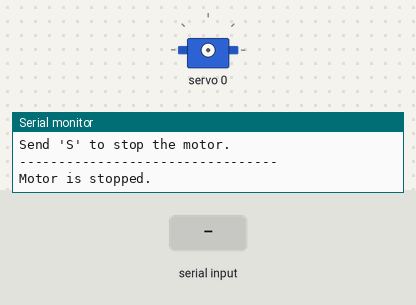
A sketch run on a simulated ESP32. Shown: servo, the last lines printed to the serial monitor. Inputs (shaded band) come from the test bench. Nothing arrives over Bluetooth unless stated.

Above: at 1.2 s.
1.3 s: "a" received over Serial
2.8 s: "b" received over the second serial link
At 3.5 s:
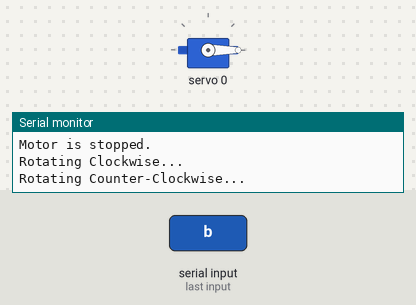
5.8 s: "a" received over the second serial link
At 7.0 s:
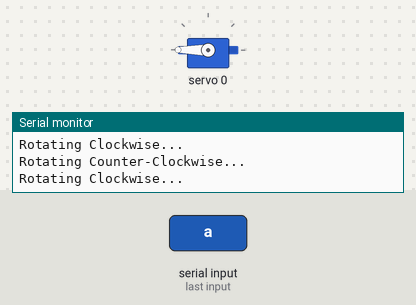
7.3 s: "b" received over Serial
At 8.1 s:
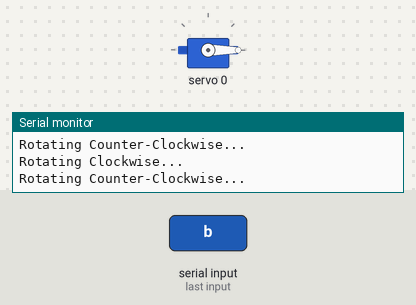
Timing chart, 0 to 9.8 s (numbered marks = the images above; inputs shaded):
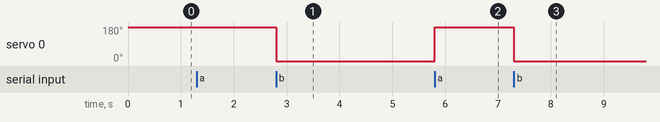

The sketch:

Vic_Ble_ABS.ino
```cpp
/*
 * ESP32 PCA9685 Continuous Rotation Servo Control via USB Serial & Bluetooth
 * Description: This script controls a continuous rotation servo using an ESP32
 * and a PCA9685 driver. It accepts serial commands from the Arduino IDE's
 * Serial Monitor (USB) or a Bluetooth Serial Terminal app on a smartphone.
 *
 * This code is intended for a CONTINUOUS ROTATION SERVO.
 *
 * Connections:
 * ESP32 Pin GPIO 22 -> PCA9685 SDA
 * ESP32 Pin GPIO 21 -> PCA9685 SCL
 * ESP32 5V         -> PCA9685 VCC
 * ESP32 GND        -> PCA9685 GND
 * External 5-6V    -> PCA9685 V+ (for powering the servo)
 */

// --- LIBRARIES ---
#include <Wire.h>
#include <Adafruit_PWMServoDriver.h>
#include "BluetoothSerial.h" // Library for Bluetooth functionality
String device_name = "ESP32-BT-Slave";

// --- OBJECTS ---
Adafruit_PWMServoDriver pca9685 = Adafruit_PWMServoDriver(0x40);
BluetoothSerial SerialBT; // Object for Bluetooth Serial

// --- CONSTANTS ---
// PWM values for a continuous rotation servo.
// You may need to fine-tune SERVO_STOP for your specific motor.
#define CLOCKWISE_SPEED         600
#define COUNTER_CLOCKWISE_SPEED 100
#define SERVO_STOP              0

// Define the PCA9685 channel for the servo
#define SERVO_CHANNEL 0

// --- HELPER FUNCTION FOR HANDLING INPUT ---
// This function contains the motor control logic and is called
// when a command is received from either USB or Bluetooth.
void handleInput(char input) {
  char command = tolower(input); // Convert input to lowercase

  if (command == 'a') {
    pca9685.setPWM(SERVO_CHANNEL, 0, CLOCKWISE_SPEED);
    // Print feedback to both terminals
    Serial.println("Rotating Clockwise...");
    SerialBT.println("Rotating Clockwise...");
  }
  else if (command == 'b') {
    pca9685.setPWM(SERVO_CHANNEL, 0, COUNTER_CLOCKWISE_SPEED);
    Serial.println("Rotating Counter-Clockwise...");
    SerialBT.println("Rotating Counter-Clockwise...");
  }
  else if (command == 's') {
    pca9685.setPWM(SERVO_CHANNEL, 0, SERVO_STOP);
    Serial.println("Motor Stopped.");
    SerialBT.println("Motor Stopped.");
  }
}


void setup() {
  // Start the standard USB Serial Monitor
  Serial.begin(115200);

  // --- BLUETOOTH INITIALIZATION ---
  // Start the Bluetooth serial port and give the device a name
  if (!SerialBT.begin("ESP32_BT_Slave")) {
    Serial.println("An error occurred initializing Bluetooth");
  } else {
    Serial.println("Bluetooth initialized. Ready to pair.");
  }

  // --- PCA9685 INITIALIZATION ---
  pca9685.begin();
  pca9685.setPWMFreq(50); // Standard 50Hz for servos

  // --- PRINT INSTRUCTIONS ---
  const char* instructions =
    "---------------------------------\n"
    "Send 'A' to rotate clockwise.\n"
    "Send 'B' to rotate counter-clockwise.\n"
    "Send 'S' to stop the motor.\n"
    "---------------------------------";
  Serial.println(instructions);
  SerialBT.println(instructions);


  // --- SET INITIAL STATE TO STOPPED ---
  pca9685.setPWM(SERVO_CHANNEL, 0, SERVO_STOP);
  Serial.println("Motor is stopped.");
  SerialBT.println("Motor is stopped.");
}

void loop() {
  // Check for input from the USB Serial Monitor
  if (Serial.available()) {
    char command = Serial.read();
    handleInput(command);
  }

  // Check for input from the Bluetooth Serial Terminal
  if (SerialBT.available()) {
    char command = SerialBT.read();
    handleInput(command);
  }
}
```

Measured:
- after the input at 2.8 s, servo 0: 180° → 0° at once
- after the input at 5.8 s, servo 0: 0° → 180° at once
- after the input at 7.3 s, servo 0: 180° → 0° at once
